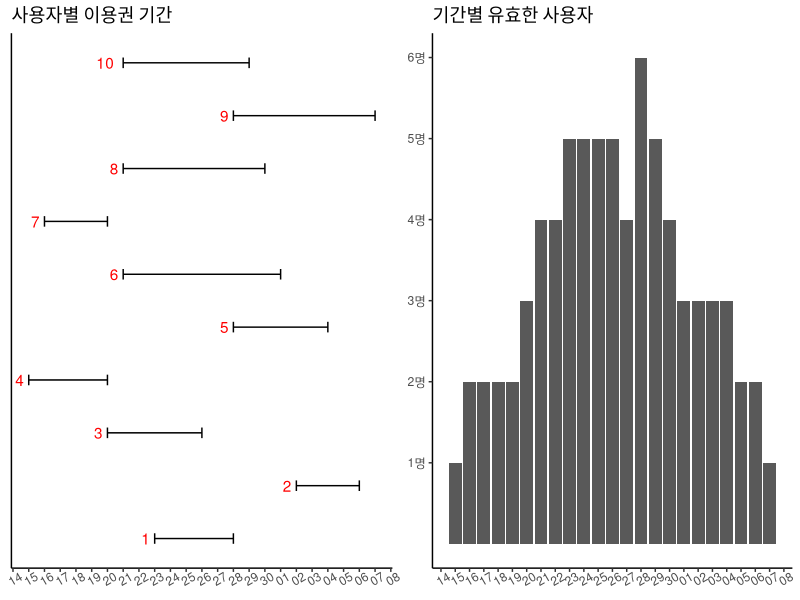

Write R code to recreate this figure.
library(dplyr)
library(tidyr)
library(ggplot2)
library(scales)
library(gridExtra)

set.seed(7)

df <-
  data.frame(
    id = 1:10, 
    from = as.Date(Sys.Date()) + sample(1:20, 10, TRUE)) %>% 
  mutate(
    to = from + sample(3:10, 10, TRUE))

res <- 
  df %>%
  rowwise %>%
  mutate(day.gap = list(0:(to - from))) %>%
  unnest(day.gap) %>%
  mutate(active = from + day.gap)

p <- 
  df %>% 
  ggplot() +
  geom_segment(aes(x=from, y=id, xend=to, yend=id)) +
  geom_segment(aes(x=from, y=id - .1, xend=from, yend=id + .1)) +
  geom_segment(aes(x=to, y=id - .1, xend=to, yend=id + .1)) +
  geom_text(aes(x=from, y=id, label=id), hjust=1.5, col='red') +
  scale_x_date(date_labels = "%d", date_breaks='1 day') +
  scale_y_continuous(breaks=1:10) +
  theme_classic() +
  theme(
    axis.text.x = element_text(angle=30),
    axis.text.y = element_blank(),
    axis.ticks.y = element_blank(),
    axis.title = element_blank()) +
  labs(title = '사용자별 이용권 기간')

p2 <- 
  res %>%
  group_by(active) %>%
  summarise(user.count = length(unique(id))) %>%
  ggplot(aes(x=active, y=user.count)) +
  geom_bar(stat='identity') +
  scale_x_date(date_labels = "%d", date_breaks='1 day') +
  scale_y_continuous(breaks=1:10, labels=function(x) paste(x,'명',sep='')) +
  theme_classic() +
  theme(
    axis.text.x = element_text(angle=30),
    axis.title = element_blank()) +
  labs(title = '기간별 유효한 사용자')

grid.arrange(p, p2, ncol=2)

# facebook post : other answers
# https://www.facebook.com/groups/krstudy/permalink/1101943866646551/
